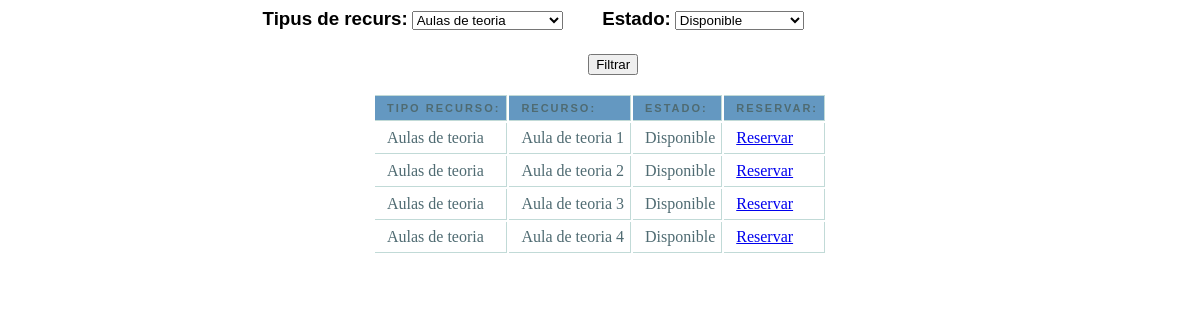
/formularis_definitiu.php?tiporecursos=4, run on the app's committed database.
### tables this page shows
CREATE TABLE IF NOT EXISTS `resources` (
  `idResource` int(255) NOT NULL,
  `nomR` varchar(50) NOT NULL,
  `idEstado` int(11) NOT NULL,
  `idRType` int(11) NOT NULL
);

CREATE TABLE IF NOT EXISTS `resourcestype` (
  `idRType` int(255) NOT NULL,
  `tipo` varchar(20) NOT NULL
);

CREATE TABLE IF NOT EXISTS `estadoinfo` (
  `idEstado` int(255) NOT NULL,
  `nomEstado` varchar(20) NOT NULL
);

### formularis_definitiu.php (the view, shortened to what this page needs)
<link rel="stylesheet" href="css/tablareservas.css">
<!DOCTYPE html>
<html>
	<head>
	</head>
	<body>
				<?php
					if (!isset($_REQUEST['tiporecursos'])){
						$conn=mysqli_connect('localhost','root','','bd_intranet');
		                $consulta_Rtype="SELECT idRType, tipo FROM resourcestype";
		                $datos=mysqli_query($conn,$consulta_Rtype);
		        ?>
						<div id="div_izq"><h3>Tipus de recurs:</h3>
						<select name="tiporecursos" onchange="OnSelectionChange(this)">
				            <?php
				            	while($nom=mysqli_fetch_array($datos)){
				               		echo "<option value='$nom[idRType]' selected=$nom[12]>".utf8_encode($nom['tipo'])."</option>";
				               	}
				            ?>
			            </select>
			        <?php
			           	$consulta_Resource="SELECT idResource, nomR FROM resources";
			            $datos_resources=mysqli_query($conn,$consulta_Resource);
			        ?>
			        <?php
			        	$consulta_Estado="SELECT idEstado, nomEstado FROM estadoinfo";
			            $datos_estado=mysqli_query($conn,$consulta_Estado);
			        ?></div>
			        	<div id="div_cen"><h3>Estado:</h3>
			            <select name="estado">
			            	<?php
			            		while($nombres=mysqli_fetch_array($datos_estado)){
				               		echo "<option value='$nombres[idEstado]' selected=$nombres[4]>".utf8_encode($nombres['nomEstado'])."</option>";
				               	}
			            	?>
			        	</select>
			    <?php
		            } else {
		            	$conn=mysqli_connect('localhost','root','','bd_intranet');
		            	$consulta_Rtype="SELECT idRType, tipo FROM resourcestype";
						$datos=mysqli_query($conn,$consulta_Rtype);
		        ?></div>
			            <div id="div_izq"><h3>Tipus de recurs:</h3>
						<select name="tiporecursos" onchange="OnSelectionChange (this)">
				            <?php
				            	while($nom=mysqli_fetch_array($datos)){
				               		echo "<option value='$nom[idRType]'";
				               		if($_REQUEST['tiporecursos']==$nom['idRType']) echo "selected";
				               		echo ">".utf8_encode($nom['tipo'])."</option>";
				               	}
				            ?>
			            </select>
			        	</div>
			        <?php
			        	$consulta_Estado="SELECT idEstado, nomEstado FROM estadoinfo";
			            $datos_estado=mysqli_query($conn,$consulta_Estado);
			        ?>
			        	<div id="div_cen"><h3>Estado:</h3>
			            <select name="estado">
			            	<?php
			            		while($nombres=mysqli_fetch_array($datos_estado)){
                     			echo "<option value='$nombres[idEstado]'";
                     			if($_REQUEST['estado']==$nombres['idEstado']) echo "selected";
                     echo ">".utf8_encode($nombres['nomEstado'])."</option>";
                    }
			            	?>
			        	</select>
		        <?php
		        	}
	       		?></div>
	       		<br>
	       		<div id="div_boton"><input type="submit" value="Filtrar"></div>
        <div >
        	<br>
        	<center><table class="mytable">
        		<tr>
        			<th>Tipo Recurso:</th>
        			<th>Recurso:</th>
        			<th>Estado:</th>
        			<th>Reservar:</th>
        		</tr>
		        	<?php
		        		if ((!isset($_REQUEST['tiporecursos'])) OR ($_REQUEST['tiporecursos']==12)){
			        		$conn=mysqli_connect('localhost','root','','bd_intranet');
					        if ((!isset($_REQUEST['estado'])) OR ($_REQUEST['estado']==4)){
					        	$sql="SELECT resources.*, resourcestype.*, estadoinfo.* FROM ((resourcestype INNER JOIN resources ON resourcestype.idRType=resources.idRType) INNER JOIN estadoinfo ON resources.idEstado=estadoInfo.idEstado)";
					        }else{
					        	$sql="SELECT resources.*, resourcestype.*, estadoinfo.* FROM ((resourcestype INNER JOIN resources ON resourcestype.idRType=resources.idRType) INNER JOIN estadoinfo ON resources.idEstado=estadoInfo.idEstado) WHERE resources.idEstado=$_REQUEST[estado] OR resources.idEstado=3";
					        }
					        $datos=mysqli_query($conn,$sql);
					        $num_filas = mysqli_num_rows($datos);
					        if ($num_filas!=0){
						        while($valor=mysqli_fetch_array($datos)){
								    echo "<tr>";
									    echo "<td>".$valor['tipo']."</td>";
									    echo "<td>".$valor['nomR']."</td>";
									    echo "<td>".$valor['nomEstado']."</td>";
									    if ($valor['nomEstado']=="Disponible"){
									    	echo "<td><a href=paginausuario_reservar2.php?idresource=".$valor['idResource'].">Reservar</a></td>";
									    } else {
									    	echo "<td><a href=paginausuario_reservar2.php?idresource=".$valor['idResource'].">Anular</a></td>";
									    }
								    echo "</tr>";
								}
							} else {
								echo "<tr>";
									echo "<td>No se han encontrado resultados.</td>";
									echo "<td>No se han encontrado resultados.</td>";
									echo "<td>No se han encontrado resultados.</td>";
									echo "<td>No se han encontrado resultados.</td>";
								echo "</tr>";
							}
						} else {
							$conn=mysqli_connect('localhost','root','','bd_intranet');
							$sql="SELECT resources.*, resourcestype.*, estadoinfo.* FROM ((resourcestype INNER JOIN resources ON resourcestype.idRType=resources.idRType) INNER JOIN estadoinfo ON resources.idEstado=estadoInfo.idEstado)";
					        $sql.=" WHERE";
					        $sql.=" resources.idRType=$_REQUEST[tiporecursos]";
					        $datos=mysqli_query($conn,$sql);
					        $num_filas = mysqli_num_rows($datos);
					        if ($num_filas!=0){
						        while($valor=mysqli_fetch_array($datos)){
								    echo "<tr>";
									    echo "<td>".$valor['tipo']."</td>";
									    echo "<td>".$valor['nomR']."</td>";
									    echo "<td>".$valor['nomEstado']."</td>";
									    if ($valor['nomEstado']=="Disponible"){
									    	echo "<td><a href=paginausuario_reservar2.php?idresource=".$valor['idResource'].">Reservar</a></td>";
									    } else {
									    	echo "<td><a href=paginausuario_reservar2.php?idresource=".$valor['idResource'].">Anular</a></td>";
									    }
								    echo "</tr>";
								}
							}
						}
		        	?>
        	</table></center>
        </div>
	</body>
</html>

### css/tablareservas.css (style rules this page uses)
th { font: bold 11px "Trebuchet MS", Verdana, Arial, Helvetica, sans-serif; color: #4f6b72; border-right: 1px solid #C1DAD7; border-bottom: 1px solid #C1DAD7; border-top: 1px solid #C1DAD7; letter-spacing: 2px; text-transform: uppercase; text-align: left; padding: 6px 6px 6px 12px; background: #6498C1 url(images/bg_header.jpg) no-repeat; }
td { border-right: 1px solid #C1DAD7; border-bottom: 1px solid #C1DAD7; background: #fff; padding: 6px 6px 6px 12px; color: #4f6b72; }
h3 { font-family: Helvetica; display: inline; }
#div_izq { display:inline-block; margin-left: 21.5% }
#div_cen { display:inline-block; margin-left:3%; }
#div_boton { margin-left: 49%; margin-top: 2%; }

### data on the page
resources: idRType.tipo "Aulas de teoria", nomR "Aula de teoria 1", idEstado.nomEstado "Disponible"
resources: idRType.tipo "Aulas de teoria", nomR "Aula de teoria 2", idEstado.nomEstado "Disponible"
resources: idRType.tipo "Aulas de teoria", nomR "Aula de teoria 3", idEstado.nomEstado "Disponible"
resources: idRType.tipo "Aulas de teoria", nomR "Aula de teoria 4", idEstado.nomEstado "Disponible"

### other printed values
form field tiporecursos "Aulas de teoria"
form field estado "Disponible"
